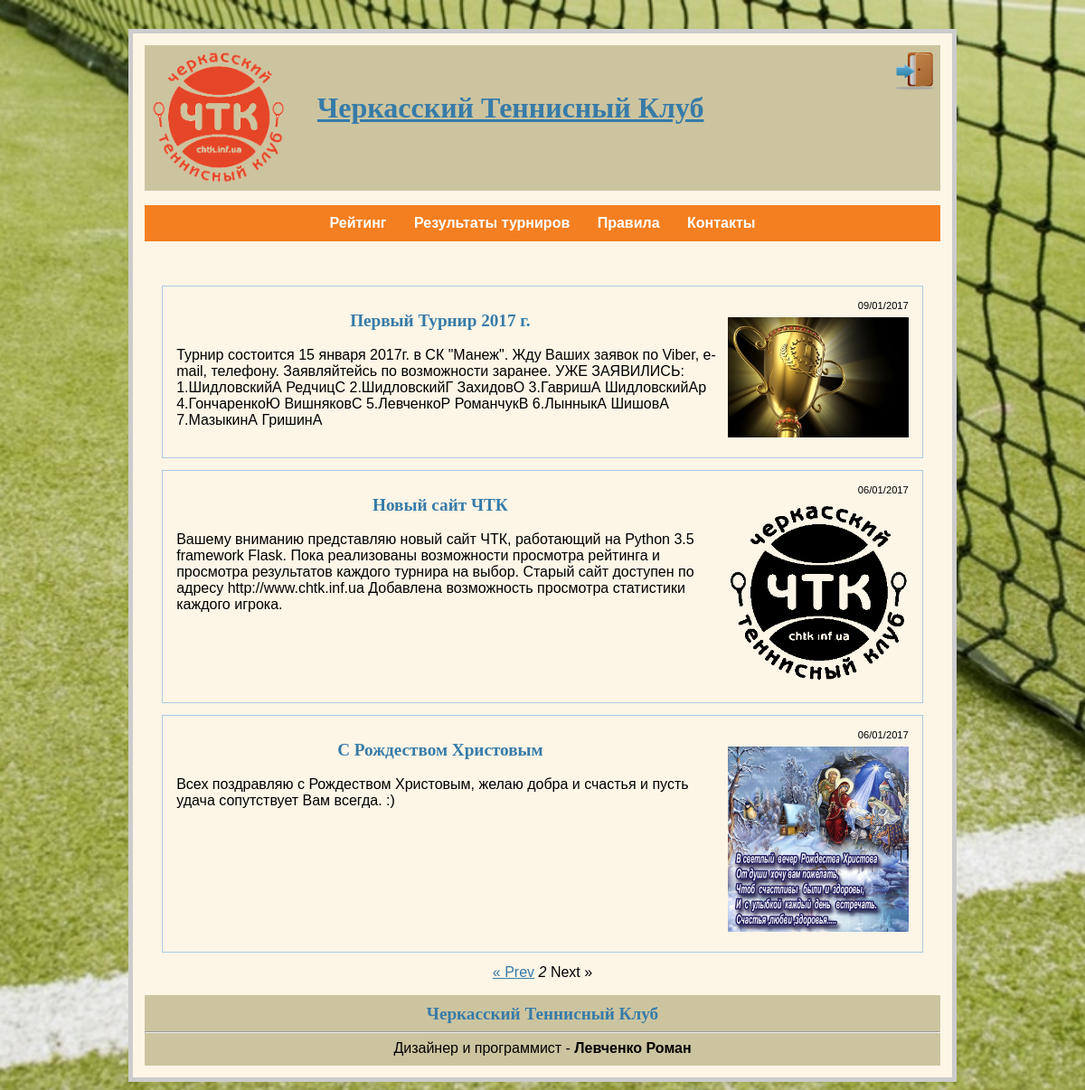
Page /2/ on the committed database.
### chtk.py (models this page shows, shortened)
class Entries(dab.Model):
    id = dab.Column(dab.Integer, primary_key=True)
    title = dab.Column(dab.String(100))
    text = dab.Column(dab.String(450))
    date_of_article = dab.Column(dab.String(20))
    images = dab.Column(dab.String(60))
    tour = dab.Column(dab.String(60))

### chtk.py (the view)
@app.route('/<int:page>/', methods=['GET', 'POST'])
@app.route('/')
def show_entries(page=1):
    pagination = Entries.query.order_by(Entries.id.desc()).paginate(page, 3, False)
    db = get_db()
    cur_1 = db.execute('select id, player_name, player_surname, path_photo from players order by player_surname')
    players = cur_1.fetchall()
    return render_template('show_entries.html', players=players, pagination=pagination, len_2016=len_2016, len_2017=len_2017)

### chtk.py (called while the page is built)
def connect_db():
    rv = sqlite3.connect(app.config['DATABASE'])
    rv.row_factory = sqlite3.Row
    return rv

def get_db():
    if not hasattr(g, 'sqlite_db'):
        g.sqlite_db = connect_db()
    return g.sqlite_db

### templates/show_entries.html (shortened to what this page needs)
{% extends "base.html" %}
{% block body %}
  <ul class=entries>
    {% for entry in pagination.items %}
      <li><div class="date" align="right"> {{ entry.date_of_article }}</div>
                {% if entry.images %}
                    <img src="/{{ entry.images }}" width="200" align="right" class="picture"><h2 align="center">{{ entry.title }} </h2><br>{{ entry.text|safe }} {% if entry.tour %}<a href="{{ entry.tour }}">ФАЙЛЫ ДЛЯ СКАЧКИ</a>{% endif %}
                {% else %}
                    <h2 align="center">{{ entry.title }} </h2><br>
                    {{ entry.text|safe }} {% if entry.tour %}<a href="/{{ entry.tour }}">ФАЙЛЫ ДЛЯ СКАЧКИ</a>{% endif %}
                {% endif %}
      </li>
  {% else %}
      <li><em>Unbelievable.  No entries here so far</em></li>
  </ul>
    {% endfor %}
<div class=pagination>
{% if pagination.has_prev -%}<a href="{{ url_for('show_entries', page = pagination.prev_num) }}">&laquo; Prev</a>{%- else -%}<span class=disabled>&laquo; Prev</span>{% endif %} <strong>{{ pagination.page }}</strong>
{% if pagination.has_next %}<a href="{{ url_for('show_entries', page = pagination.next_num) }}">Next &raquo;</a>{% else %}<span class=disabled>Next &raquo;</span>{% endif %}
</div>
{% endblock %}

### templates/base.html (shortened to what this page needs)
<!doctype html>
<link rel=stylesheet type=text/css href="{{ url_for('static', filename='style.css') }}">
<div class=page>
    <div class=metanav>
        <div align="left"> <a href="/"> <img src="{{ url_for('static', filename='logo2.png') }}" width="150" align="middle" ></a>
            <a href="/" class="title"><b>Черкасский Теннисный Клуб</b> </a>
            {% if not session.logged_in %}
                <a href="{{ url_for('login') }}"><input type="image" src="/static/login_button.png" width="45" align="right"></a>
            {% else %}
                <a href="{{ url_for('logout') }}"><input type="image" src="/static/logout_button.png" width="45" align="right"></a>
            {% endif %}
        </div>
    </div>
    <div class="menu">
    <ul>
        <li><a href="#">Рейтинг</a>
        </li>
        <li><a href="#">Результаты турниров </a>
        </li>
        <li>
            <a href="/rules/">Правила</a>
        </li>
        <li>
            <a href="/contacts/">Контакты</a>
        </li>
    </ul>
    </div>
  {% block body %}{% endblock %}
<div class="footer"><h2 align="center">Черкасский Теннисный Клуб</h2><hr>
<div align="center"> Дизайнер и программист - <b>Левченко Роман</b></div></div>
</div>

### static/style.css (style rules this page uses)
a, h1, h2 { color: #377ba8; }
h1, h2 { font-family: 'Georgia', serif; margin: 0; }
h2 { font-size: 1.2em; }
.page { margin: 2em auto; width: 55em; border: 5px solid #ccc; padding: 0.8em; background: #FDF5E6; }
.entries { list-style: none; margin: 0; padding: 0; }
.entries li { margin: 0.8em 1.2em; border: 1px solid #aacbe2; padding: 15px; }
.entries li h2 { margin-left: -1em; }
.metanav { padding: 0.4em; margin-bottom: 0.5em; background: #CCC49F; }
.date { font-size: 0.7em; }
.footer { clear: left; padding: 10px 0; background-color: #CCC49F; }
.picture { margin: 7px 0 7px 7px; }
.title { font-family: 'Georgia', serif; font-size: 2em; padding-left: 30px; }
div.pagination { margin: 0px 0 0 0; text-align: center; }
div.pagination strong { font-weight: normal; font-style: italic; }
.menu { padding:0 0 20px; text-align:center; }
.menu ul { display:block; height:40px; padding:0 20px; background:#F47F20; }
.menu li { display:inline-block; margin:0 -2px; position:relative; }
.menu li a { display:block; height:20px; padding:10px 15px; line-height:20px; color:#fff; font-weight:700; text-decoration:none; }

### rows in the picture
Entries: date_of_article "09/01/2017", images (picture), title "Первый Турнир 2017 г.", text "Турнир состоится 15 января 2017г. в СК \"Манеж\". Жду Ваших заявок по Viber, e-mail, телефону. Заявляйтейсь по возможности заранее. УЖЕ ЗАЯВИЛИСЬ: 1.ШидловскийА РедчицС 2.ШидловскийГ ЗахидовО 3.ГавришА ШидловскийАр 4.ГончаренкоЮ ВишняковС 5.ЛевченкоР РоманчукВ 6.ЛынныкА ШишовА 7.МазыкинА ГришинА"
Entries: date_of_article "06/01/2017", images (picture), title "Новый сайт ЧТК", text "Вашему вниманию представляю новый сайт ЧТК, работающий на Python 3.5 framework Flask. Пока реализованы возможности просмотра рейтинга и просмотра результатов каждого турнира на выбор. Старый сайт доступен по адресу http://www.chtk.inf.ua Добавлена возможность просмотра статистики каждого игрока."
Entries: date_of_article "06/01/2017", images (picture), title "С Рождеством Христовым", text "Всех поздравляю с Рождеством Христовым, желаю добра и счастья и пусть удача сопутствует Вам всегда. :)"

### other values in the picture
{{ pagination.page }} "2"
